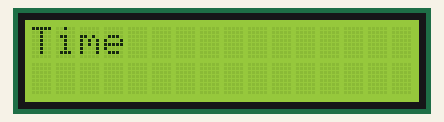
Simulated run of this sketch. Board: Arduino Uno, built with avr-gcc and run on an emulated ATmega328P. Parts: 16×2 character LCD.

Above: at 0.2 s.

The sketch:

start.ino
```cpp
#include <LiquidCrystal_I2C.h> // подключаем библиотеку для QAPASS
#include <Wire.h> // библиотека для управления устройствами по I2C
LiquidCrystal_I2C LCD(0x27,16,2); // присваиваем имя LCD для дисплея

byte strelka_1[8] = {
0b10000,
0b10000,
0b10000,
0b10000,
0b10000,
0b10000,
0b10000,
0b10000
};

byte strelka_2[8] = {
0b11000,
0b11000,
0b11000,
0b11000,
0b11000,
0b11000,
0b11000,
0b11000
};

byte strelka_3[8] = {
0b11100,
0b11100,
0b11100,
0b11100,
0b11100,
0b11100,
0b11100,
0b11100
};

byte strelka_4[8] = {
0b11110,
0b11110,
0b11110,
0b11110,
0b11110,
0b11110,
0b11110,
0b11110
};

byte strelka_5[8] = {
0b11111,
0b11111,
0b11111,
0b11111,
0b11111,
0b11111,
0b11111,
0b11111
};

void setup() {
  LCD.init(); // инициализация LCD дисплея
  LCD.backlight(); // включение подсветки дисплея
  LCD.createChar(1, strelka_1);
  LCD.createChar(2, strelka_2);
  LCD.createChar(3, strelka_3);
  LCD.createChar(4, strelka_4);
  LCD.createChar(5, strelka_5);
}

void loop() {
  LCD.setCursor(0, 0);     // ставим курсор на 1 символ первой строки
  LCD.print("Time");  // put your main code here, to run repeatedly:
  delay(1000);
  LCD.clear();
}
```
